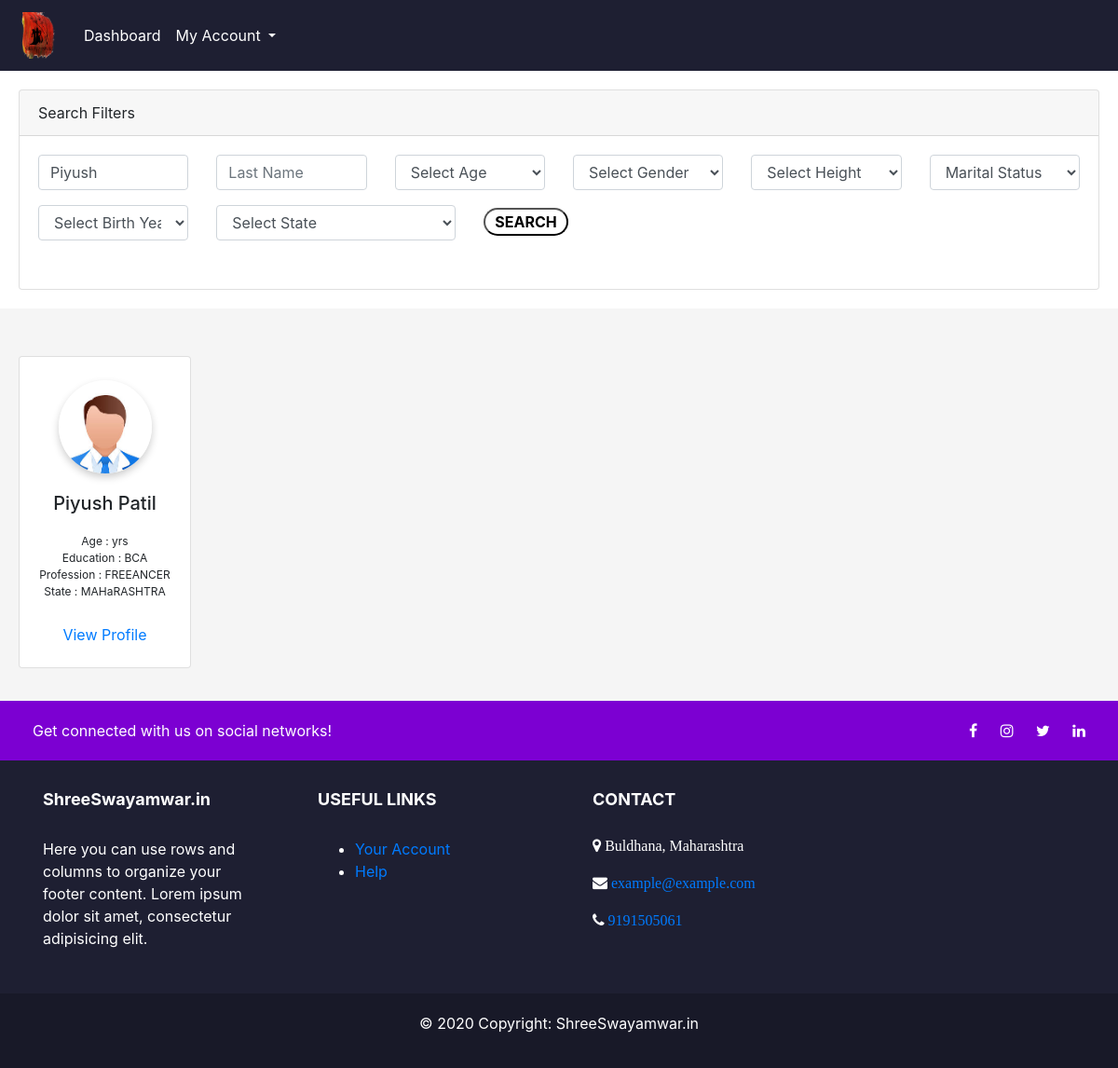
The page /dashboard.php?fname=Piyush (signed in) on the database its author committed.
### tables this page shows
CREATE TABLE `users` (
  `id` int(11) NOT NULL,
  `fname` varchar(100) NOT NULL,
  `lname` varchar(100) NOT NULL,
  `email` varchar(100) DEFAULT NULL,
  `password` varchar(200) NOT NULL,
  `mno` bigint(12) NOT NULL,
  `education` varchar(20) DEFAULT NULL,
  `profession` varchar(30) DEFAULT NULL,
  `height` float DEFAULT NULL,
  `age` int(11) DEFAULT NULL,
  `dob` date DEFAULT NULL,
  `gender` varchar(6) DEFAULT NULL,
  `maritalStatus` varchar(30) DEFAULT NULL,
  `fatherName` varchar(50) DEFAULT NULL,
  `motherName` varchar(50) DEFAULT NULL,
  `address` varchar(100) DEFAULT NULL,
  `city` varchar(50) DEFAULT NULL,
  `state` varchar(50) DEFAULT NULL,
  `pincode` varchar(6) DEFAULT NULL,
  `expectations` varchar(500) DEFAULT NULL,
  `image` varchar(300) DEFAULT NULL,
  `regDate` datetime NOT NULL DEFAULT CURRENT_TIMESTAMP
);

### includes/checkMem.php (called while the page is built, shortened)
<?php
    $userID=$_SESSION['userID'];
    $checkMemeOrNot="SELECT * FROM trans WHERE userID='".$userID."' AND status='SUCCESS'";
    $checkMemeOrNotRes=mysqli_query($conn,$checkMemeOrNot);
    if(mysqli_num_rows($checkMemeOrNotRes)>0)
        $isMember=1;
    else
        $isMember=0;
?>

### dashboard.php (the view, shortened to what this page needs)
<?php
  require_once("includes/conn.php");
  include("includes/checkMem.php");
  $fname="";
    $lname="";
    if(isset($_GET['fname'])) {
        $fname=$_GET['fname'];
    }
    $isAdded=0;
?>
<html>
<head>
    <link rel="stylesheet" href="https://stackpath.bootstrapcdn.com/bootstrap/4.1.3/css/bootstrap.min.css"
>
    <link rel="stylesheet" href="https://cdnjs.cloudflare.com/ajax/libs/font-awesome/4.7.0/css/font-awesome.min.css">
    <link rel="stylesheet" href="css/index.css">
</head>
<body>
        <?php
          include("includes/insideNav.php");
        ?>
    <div class="container-fluid" style='padding:20px;'>
        <div class="row">
            <div class="col-sm-12">
                <div class="card">
                        <div class="card-header">
                            Search Filters
                        </div>
                        <div class="card-body">
                        <form >
                            <div class="row">
                                <div class="col-sm-2">
                                    <div class="form-group">
                                        <input type="text" class="form-control" id="fname" placeholder="First Name" name="fname" value='<?php echo $fname;?>'>
                                    </div>
                                </div>
                                <div class="col-sm-2">
                                    <div class="form-group">
                                        <input type="text" class="form-control" id="lname" name="lname" placeholder="Last Name" value='<?php echo $lname;?>'>
                                    </div>
                                </div>
                                <div class="col-sm-2">
                                    <div class="form-group">
                                        <select class="form-control" name="age" id="ageList">
                                            <option default>Select Age</option>
                                        </select>
                                    </div>
                                </div>
                                <div class="col-sm-2">
                                    <div class="form-group">
                                        <select class="form-control" name="gender" id="genderList">
                                            <option default>Select Gender</option>
                                        </select>
                                    </div>
                                </div>
                                <div class="col-sm-2">
                                    <div class="form-group">
                                        <select class="form-control" name="height" id="heightList">
                                            <option default>Select Height</option>
                                        </select>
                                    </div>
                                </div>
                                <div class="col-sm-2">
                                <div class="form-group">
                                    <select class="form-control" name="maritalStatus" id="msList">
                                        <option default>Marital Status</option>
                                    </select>
                                    </div>
                                </div>
                                <div class="col-sm-2">
                                    <div class="form-group">
                                        <select class="form-control" name="dob" id="dobList">
                                            <option default>Select Birth Year</option>
                                        </select>
                                    </div>
                                </div>
                                <div class="col-sm-3">
                                    <div class="form-group">
                                        <select class="form-control" name="state" id="stateList">
                                            <option default>Select State</option>
                                        </select>
                                    </div>
                                </div>
                                <div class="col-sm-2">
                                    <div class="form-group">
                                        <button type="submit" class="buttonBlack" style='margin:0px;margin-top:3px;padding-left:10px;
                                        padding-right:10px;padding-bottom:1px;padding-top:1px;'>Search</button>
                                    </div>
                                </div>
                            </div>
                            </div>
                        </div>
                    </div>
                </div>
            </div>
    <div class="container-fluid" style='padding:30px;background-color:#F5F5F5;'>
        <div class="row">
            <div class="col-sm-12">
            </div>
                    <?php
                        $search="SELECT id,fname,lname,age,gender,education,profession,state,image FROM users";
                        if($fname!="")
                        {
                            if($isAdded==1)
                            {
                                $search.=" AND fname='".$fname."'";
                            }
                            else
                            {
                                $search.=" WHERE fname='".$fname."'";
                            }
                        }
                        $searchResults=mysqli_query($conn,$search);
                        if(mysqli_num_rows($searchResults)>0)
                        {
                            while($searchRes=mysqli_fetch_assoc($searchResults))
                            {
                    ?>
                    <div class="col-sm-2 col-lg-2" style='padding: 5px;'>
                                    <div class="card">
                                        <div class="card-body" style='padding: 0%;'>
                        <p align="center">
                        <?php
                                $image="images/download.jpeg";
                        ?>
                            <img src='<?php echo $image;?>'  width="100" height="100"
                                style='border-radius: 100px;
                                box-shadow: 0 4px 8px 0 rgba(0,0,0,0.2);
                                margin-top:25px;'
                            >
                            <br/>
                            <h5 style='text-align:center;padding:4px;'><?php echo $searchRes['fname']." ".$searchRes['lname']; ?></h5>
                        </p>
                        <p class="dashCardBody">
                            Age : <?php echo $searchRes['age']." yrs"; ?><br/>
                            Education : <?php echo $searchRes['education']; ?><br/>
                            Profession : <?php echo $searchRes['profession']; ?><br/>
                            State : <?php echo $searchRes['state']; ?><br/><br/>
                            <?php $link="profile.php?userID=".$searchRes['id'];
                                if($isMember!=1)
                                    echo "<a type='button' target='_blank' class='btn' data-toggle='modal' style='color:blue;' data-target='#exampleModalCenter'>View Profile</a>";
                                else
                                    echo "<a href='$link' target='_blank' class='btn btn-default'>View Profile</a>";
                            ?>
                        </p>
                        </div>
                </div>
            </div>
                        <?php
                            }
                            ?>
                            <?php
                        }
                        else{
                          echo "No Profiles Found</p>";
                        }
                        ?>
    </div>
</div>
    <?php
            include("includes/footer.php");
        ?>
</body>
</html>

### css/index.css (style rules this page uses)
.buttonBlack { border-radius: 25px; background-color: transparent; font-weight: bold; border-color: black; color:black; padding:10px 30px; transition: 0.3s; text-transform: uppercase; margin: 10px; }

### dashboard.php (style rules this page uses)
select { padding: 8px; border-radius: 3px; }
.dashCardBody { text-align: center; font-size: 12px; }

### rows shown on the page
users: fname "Piyush", lname "Patil", education "BCA", profession "FREEANCER", state "MAHaRASHTRA"
